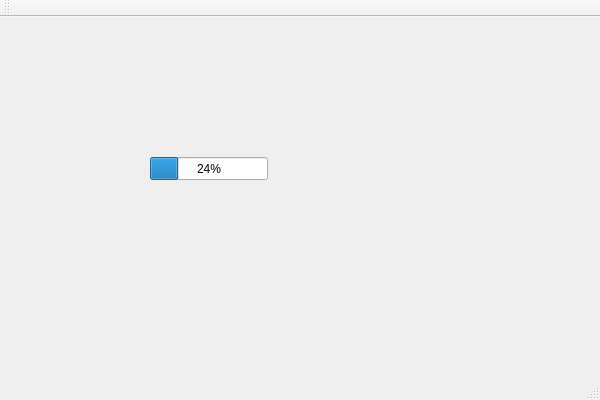
<?xml version="1.0" encoding="UTF-8"?>
<ui version="4.0">
 <class>tcp_event_client</class>
 <widget class="QMainWindow" name="tcp_event_client">
  <property name="geometry">
   <rect>
    <x>0</x>
    <y>0</y>
    <width>600</width>
    <height>400</height>
   </rect>
  </property>
  <property name="windowTitle">
   <string>tcp_event_client</string>
  </property>
  <widget class="QWidget" name="centralWidget">
   <widget class="QProgressBar" name="progressBar">
    <property name="geometry">
     <rect>
      <x>150</x>
      <y>140</y>
      <width>118</width>
      <height>23</height>
     </rect>
    </property>
    <property name="value">
     <number>24</number>
    </property>
   </widget>
  </widget>
  <widget class="QMenuBar" name="menuBar">
   <property name="geometry">
    <rect>
     <x>0</x>
     <y>0</y>
     <width>600</width>
     <height>23</height>
    </rect>
   </property>
  </widget>
  <widget class="QToolBar" name="mainToolBar">
   <attribute name="toolBarArea">
    <enum>TopToolBarArea</enum>
   </attribute>
   <attribute name="toolBarBreak">
    <bool>false</bool>
   </attribute>
  </widget>
  <widget class="QStatusBar" name="statusBar"/>
 </widget>
 <layoutdefault spacing="6" margin="11"/>
 <resources/>
 <connections/>
</ui>
